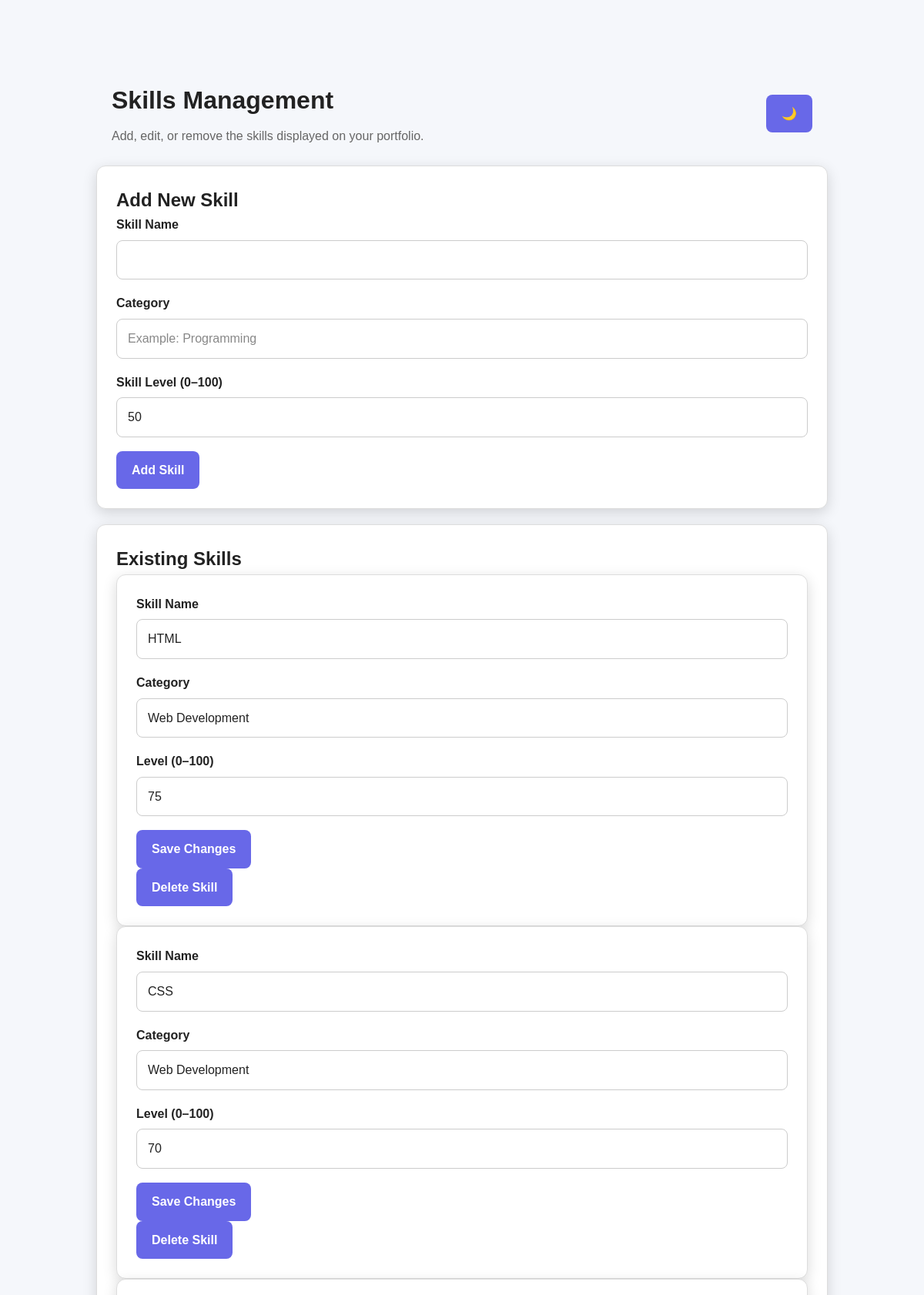
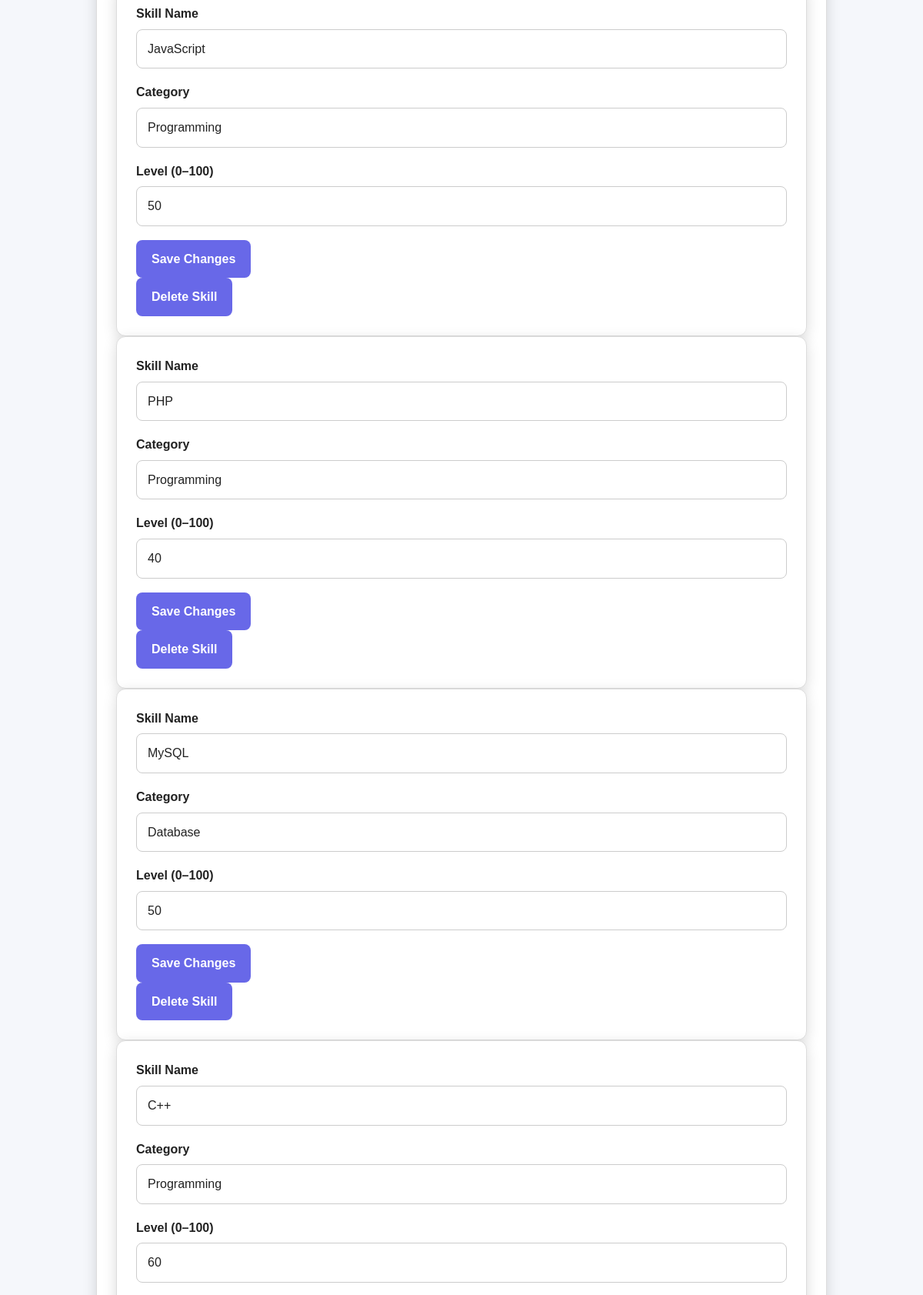
Page /admin/skills.php (signed in, upper part) on the committed database (2 pictures, top to bottom).
### tables this page shows
CREATE TABLE `skills` (
  `id` int(11) NOT NULL,
  `name` varchar(100) NOT NULL,
  `category` varchar(50) DEFAULT NULL,
  `level` tinyint(3) UNSIGNED DEFAULT 0
);

### admin/skills.php (the view, shortened to what this page needs)
<?php
require_once __DIR__ . '/../includes/db.php';
$stmt = $pdo->query("SELECT * FROM skills ORDER BY id ASC");
$skills = $stmt->fetchAll();
?>
<!DOCTYPE html>
<html lang="en">
<head>
    <link rel="stylesheet" href="../css/style.css">
    <link rel="stylesheet" href="admin.css">
</head>
<body class="admin-body">
<main class="admin-page">
    <header class="admin-header">
        <div>
            <h1>Skills Management</h1>
            <p>Add, edit, or remove the skills displayed on your portfolio.</p>
        </div>
        <div class="admin-header-actions">
            <button type="button" class="theme-toggle" aria-label="Toggle theme">
            </button>
        </div>
    </header>
    <section class="admin-panel">
        <h2>Add New Skill</h2>
        <form method="POST" action="skills.php" class="admin-form">
            <div class="admin-form-group">
                <label for="new_name">Skill Name</label>
                <input type="text" id="new_name" name="name" maxlength="100" required>
            </div>
            <div class="admin-form-group">
                <label for="new_category">Category</label>
                <input type="text" id="new_category" name="category" maxlength="50"
                    placeholder="Example: Programming">
            </div>
            <div class="admin-form-group">
                <label for="new_level">Skill Level (0–100)</label>
                <input type="number" id="new_level" name="level"
                    min="0" max="100" value="50" required>
            </div>
            <button type="submit" class="admin-submit-button">Add Skill</button>
        </form>
    </section>
    <section class="admin-panel">
        <h2>Existing Skills</h2>
        <?php if (empty($skills)): ?>
            <p>No skills found.</p>
        <?php else: ?>
            <?php foreach ($skills as $skill): ?>
                <div class="admin-card">
                    <form method="POST" action="skills.php" class="admin-form">
                        <div class="admin-form-group">
                            <label>Skill Name</label>
                            <input type="text" name="name"
                                value="<?= htmlspecialchars($skill['name'], ENT_QUOTES, 'UTF-8') ?>"
                                maxlength="100" required>
                        </div>
                        <div class="admin-form-group">
                            <label>Category</label>
                            <input type="text" name="category"
                                value="<?= htmlspecialchars($skill['category'] ?? '', ENT_QUOTES, 'UTF-8') ?>"
                                maxlength="50">
                        </div>
                        <div class="admin-form-group">
                            <label>Level (0–100)</label>
                            <input type="number" name="level"
                                value="<?= (int) $skill['level'] ?>"
                                min="0" max="100" required>
                        </div>
                        <button type="submit" class="admin-submit-button">
                            Save Changes
                        </button>
                    </form>
                    <form method="POST" action="skills.php"
                        onsubmit="return confirm('Are you sure you want to delete this skill?');">
                        <button type="submit" class="admin-button delete-button">
                            Delete Skill
                        </button>
                    </form>
                </div>
            <?php endforeach; ?>
        <?php endif; ?>
    </section>
</main>
</body>
</html>

### css/style.css (style rules this page uses)
* { margin: 0; padding: 0; box-sizing: border-box; }
html { scroll-behavior: smooth; }
body { font-family: Arial, sans-serif; background: #0f1117; color: #f5f5f5; line-height: 1.6; }
.theme-toggle { border: none; background: #242837; color: white; font-size: 22px; padding: 14px 18px; border-radius: 12px; cursor: pointer; }
body:not(.dark-mode) { background: #f5f7fb; color: #222222; }
body, .header, .nav-links, .project-card, .skill-card, .resume-card, .about-card, .contact-info, .contact-form-container, .profile-card, .info-card, .quick-section, .about-statement, .footer, .theme-toggle, .nav-links a, .logo, .project-content h2, .project-content p, .skill-card h2, .skill-card p, .resume-card h2, .resume-card h3, .resume-card p, .about-card h2, .about-card p, .contact-item p, .form-group input, .form-group textarea { transition: background-color 0.5s ease, color 0.5s ease, border-color 0.5s ease, box-shadow 0.5s ease; }
.theme-toggle { transition: background-color 0.4s ease, transform 0.3s ease; }

### rows in the picture
skills: name "HTML", category "Web Development", level "75"
skills: name "CSS", category "Web Development", level "70"
skills: name "JavaScript", category "Programming", level "50"
skills: name "PHP", category "Programming", level "40"
skills: name "MySQL", category "Database", level "50"
skills: name "C++", category "Programming", level "60"
